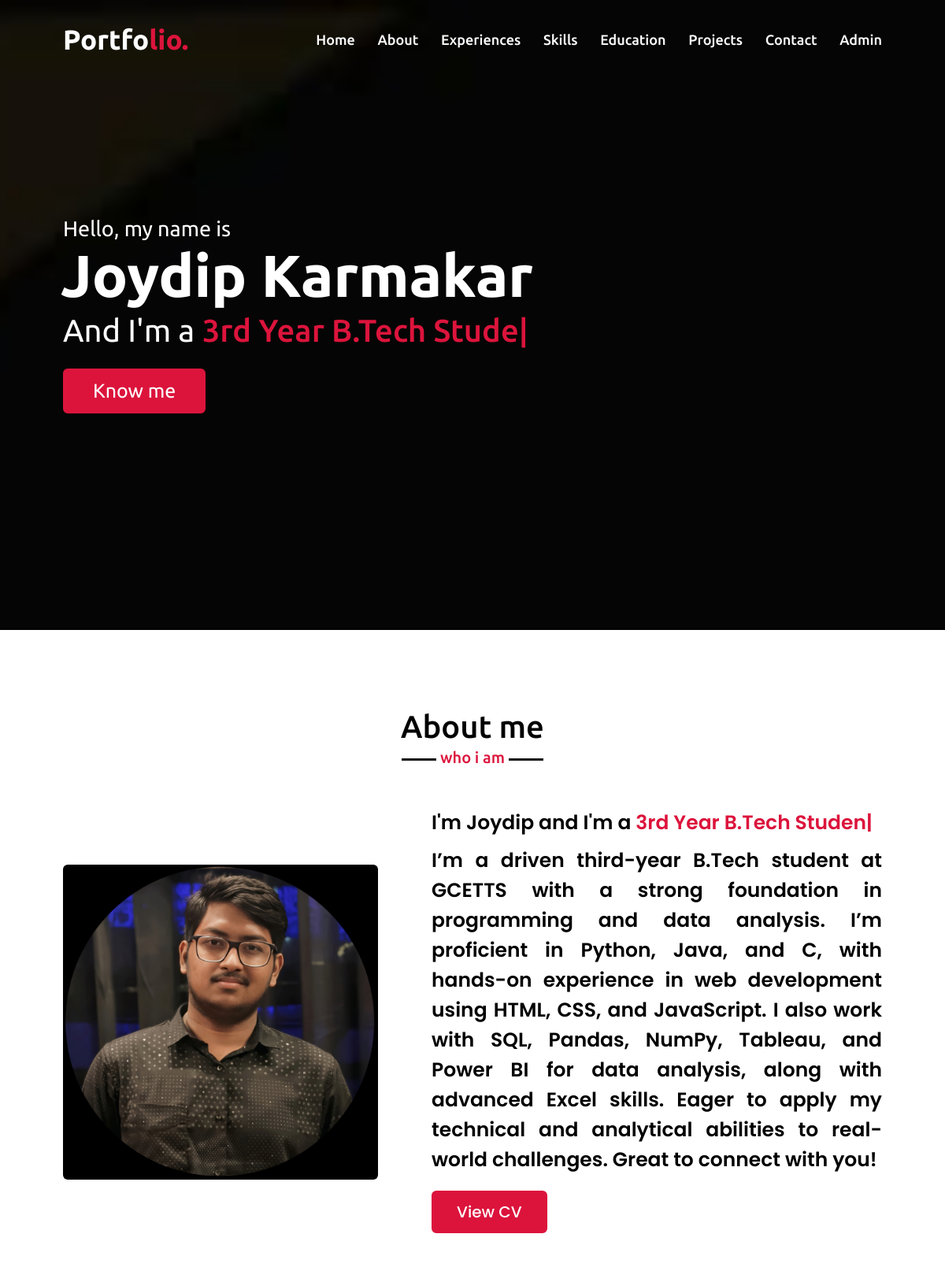
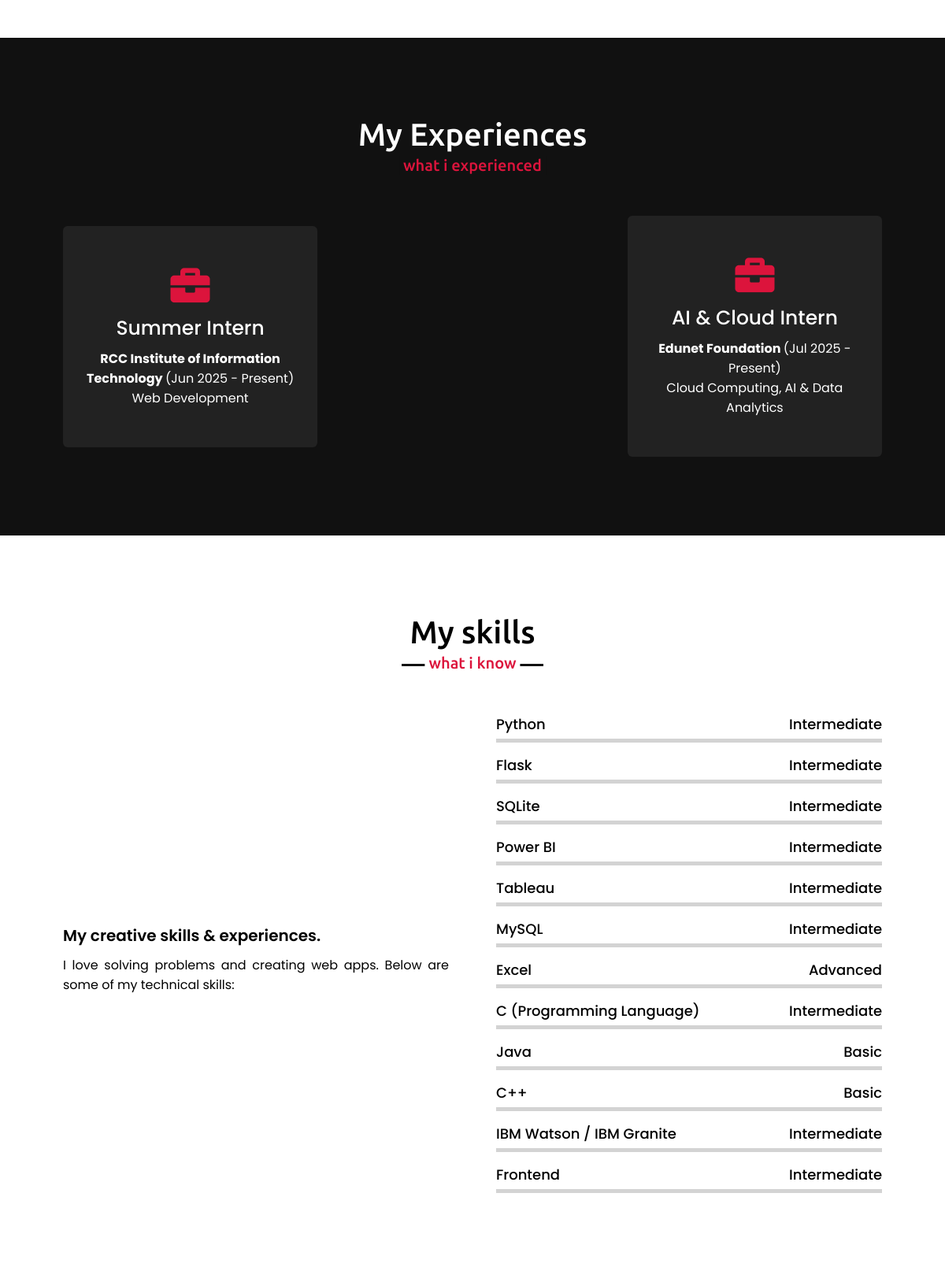
The page / (upper part) on the database its author committed (2 pictures, top to bottom).
### app.py (models this page shows)
class Experience(db.Model):
    id = db.Column(db.Integer, primary_key=True)
    role = db.Column(db.String(100))
    company = db.Column(db.String(100))
    duration = db.Column(db.String(100))
    description = db.Column(db.Text)

class Skill(db.Model):
    id = db.Column(db.Integer, primary_key=True)
    name = db.Column(db.String(50))
    proficiency = db.Column(db.String(10))

### app.py (the view, shortened to what this page needs)
@app.route('/', methods=["GET", "POST"])
def home():
    projects = Project.query.order_by(Project.date_created.desc()).all()
    about = ""
    experiences = Experience.query.all()
    educations = Education.query.all()
    skills = Skill.query.all()
    return render_template(
        'index.html',
        projects=projects,
        about=about,
        experiences=experiences,
        educations=educations,
        skills=skills
    )

### templates/index.html (shortened to what this page needs)
<!DOCTYPE html>
<html lang="en">
  <head>
    <link
      rel="stylesheet"
      href="{{ url_for('static', filename='style.css') }}"
    />
    <link
      rel="stylesheet"
      href="https://cdnjs.cloudflare.com/ajax/libs/font-awesome/5.15.3/css/all.min.css"
    />
    <link
      rel="stylesheet"
      href="https://cdnjs.cloudflare.com/ajax/libs/OwlCarousel2/2.3.4/assets/owl.carousel.min.css"
    />
  </head>
  <body>
    <nav class="navbar">
      <div class="max-width">
        <div class="logo">
          <a href="#">Portfo<span>lio.</span></a>
        </div>
        <ul class="menu">
          <li><a href="#home" class="menu-btn">Home</a></li>
          <li><a href="#about" class="menu-btn">About</a></li>
          <li><a href="#services" class="menu-btn">Experiences</a></li>
          <li><a href="#skills" class="menu-btn">Skills</a></li>
          <li><a href="#education" class="menu-btn">Education</a></li>
          <li><a href="#teams" class="menu-btn">Projects</a></li>
          <li><a href="#contact" class="menu-btn">Contact</a></li>
          {% if session.get('user') %}
          <li><a href="{{ url_for('logout') }}" class="menu-btn">Logout</a></li>
          {% else %}
          <li>
            <a href="{{ url_for('admin_login') }}" class="menu-btn">Admin</a>
          </li>
          {% endif %}
        </ul>
      </div>
    </nav>
    <section class="home" id="home">
      <div class="max-width">
        <div class="home-content">
          <div class="text-1">Hello, my name is</div>
          <div class="text-2">Joydip Karmakar</div>
          <div class="text-3">And I'm a <span class="typing"></span></div>
          <a href="#about">Know me</a>
        </div>
      </div>
    </section>
    <section class="about" id="about">
      <div class="max-width">
        <h2 class="title">About me</h2>
        <div class="about-content">
          <div class="column left">
            <img
              src="{{ url_for('static', filename='images/pro.jpg') }}"
              alt=""
            />
          </div>
          <div class="column right">
            <div class="text">
              <div class="text">I'm Joydip and I'm a <span class="typing-2"></span></div>
                <p>I’m a driven third-year B.Tech student at GCETTS with a strong foundation in programming and data analysis. I’m proficient in Python, Java, and C, with hands-on experience in web development using HTML, CSS, and JavaScript. I also work with SQL, Pandas, NumPy, Tableau, and Power BI for data analysis, along with advanced Excel skills. Eager to apply my technical and analytical abilities to real-world challenges. Great to connect with you!</p>
                <a href="{{ url_for('static', filename='My_Resume.pdf') }}">View CV</a>
          </div>
        </div>
      </div>
    </section>
    <section class="services" id="services">
      <div class="max-width">
        <h2 class="title">My Experiences</h2>
        <div class="serv-content">
          {% for exp in experiences %}
          <div class="card">
            <div class="box">
              <i class="fas fa-briefcase"></i>
              <div class="text">{{ exp.role }}</div>
              <p><strong>{{ exp.company }}</strong> ({{ exp.duration }})</p>
              <p>{{ exp.description }}</p>
            </div>
          </div>
          {% endfor %}
        </div>
      </div>
    </section>
    <section class="skills" id="skills">
      <div class="max-width">
        <h2 class="title">My skills</h2>
        <div class="skills-content">
          <div class="column left">
            <div class="text">My creative skills & experiences.</div>
            <p>
              I love solving problems and creating web apps. Below are some of
              my technical skills:
            </p>
          </div>
          <div class="column right">
            {% for skill in skills %}
            <div class="bars">
              <div class="info">
                <span>{{ skill.name }}</span>
                <span>{{ skill.proficiency }}</span>
              </div>
              <div class="line" style="--fill: {{ skill.proficiency }};"></div>
            </div>
            {% endfor %}
          </div>
        </div>
      </div>
    </section>
  </body>
</html>

### rows shown on the page
Experience: role "Summer Intern", company "RCC Institute of Information Technology", duration "Jun 2025 - Present", description "Web Development"
Experience: role "AI & Cloud Intern", company "Edunet Foundation", duration "Jul 2025 - Present", description "Cloud Computing, AI & Data Analytics"
Skill: name "Python", proficiency "Intermediate"
Skill: name "Flask", proficiency "Intermediate"
Skill: name "SQLite", proficiency "Intermediate"
Skill: name "Power BI", proficiency "Intermediate"
Skill: name "Tableau", proficiency "Intermediate"
Skill: name "MySQL", proficiency "Intermediate"
Skill: name "Excel", proficiency "Advanced"
Skill: name "C (Programming Language)", proficiency "Intermediate"
Skill: name "Java", proficiency "Basic"
Skill: name "C++", proficiency "Basic"
Skill: name "IBM Watson / IBM Granite", proficiency "Intermediate"
Skill: name "Frontend", proficiency "Intermediate"
